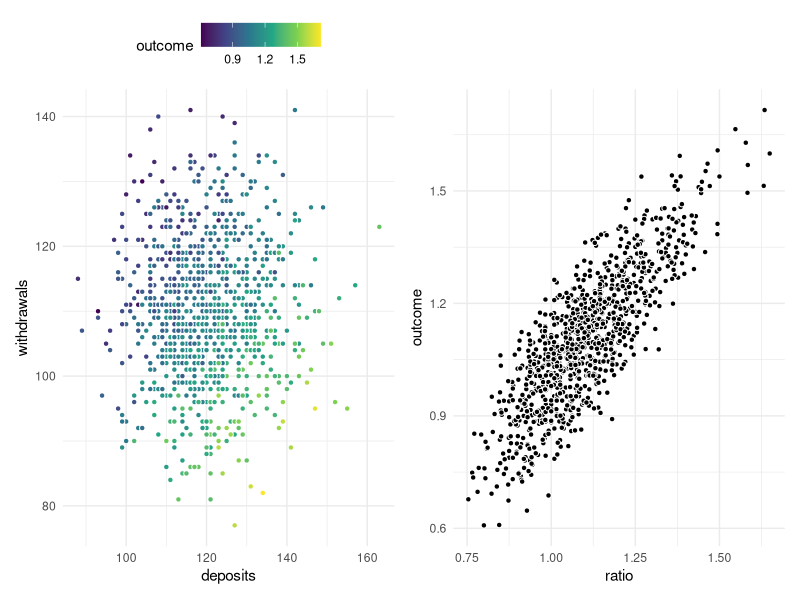
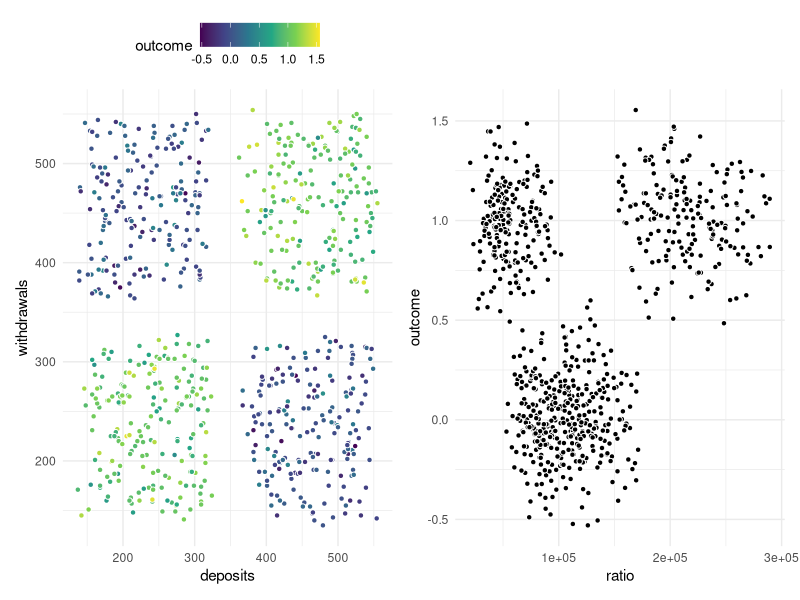

Write the R code that produced these figures, in order.
## ---- chunk 1
#| label: fig-numeric-ratios
#| echo: false
#| message: false
#| fig-cap: |
#|   Some relationships can be detangled using ratios.
#| fig-alt: |
#|   2 scatter charts. The left chart has points evenly scattered along the x (deposits) and y (withdrawals) axis. A color scale is used to indicate the outcome variable, which appears to have high values when deposits are high and withdrawals are low. The right chart shows the ratio of these two variables plotted along the x-axis and the outcome plotted along the y-axis. They appear to follow each other linearly with some noise.
set.seed(1234)
library(tidyverse)
library(patchwork)

ratio_data <- tibble(
  deposits = rpois(1000, 120),
  withdrawals = rpois(1000, 110)
) |>
  mutate(outcome = deposits / withdrawals + rnorm(1000, sd = 0.1)) 

g1 <- ratio_data |>
  ggplot(aes(deposits, withdrawals, fill = outcome)) +
  geom_point(shape = 21, color = "white") +
  scale_fill_viridis_c() +
  theme_minimal() +
  theme(legend.position = "top")

g2 <- ratio_data |>
  mutate(ratio = deposits / withdrawals) |>
  ggplot(aes(ratio, outcome)) +
  geom_point(shape = 21, fill = "black", color = "white") +
  theme_minimal()

g1 + g2
## ---- chunk 2
#| label: fig-numeric-crosses
#| echo: false
#| message: false
#| fig-cap: |
#|   Some relationships can be detangled using crosses.
#| fig-alt: |
#|   2 scatter charts. The left chart has points evenly scattered along the x (deposits) and y (withdrawals) axis. A color scale is used to indicate the outcome variable, which appears to have high values when deposits are high and withdrawals are low. The right chart shows the ratio of these two variables plotted along the x-axis and the outcome plotted along the y-axis. They appear to follow each other linearly with some noise.
set.seed(1234)
library(tidyverse)
library(patchwork)

ratio_data <- tibble(
  deposits = sample(seq(100, 500), 1000, TRUE),
  withdrawals = sample(seq(100, 500), 1000, TRUE)
) |>
  mutate(
    outcome = case_when(
      deposits > 300 & withdrawals > 300 ~ 1,
      deposits < 300 & withdrawals < 300 ~ 1,
      .default = 0
    ),
    outcome = outcome + rnorm(1000, sd = 0.2)
  ) |>
  filter(
    abs(withdrawals - 300) > 25,
    abs(deposits - 300) > 25
  ) |>
  mutate(
    deposits = deposits + rpois(n(), 45),
    withdrawals = withdrawals + rpois(n(), 45)
  )

g1 <- ratio_data |>
  ggplot(aes(deposits, withdrawals, fill = outcome)) +
  geom_point(shape = 21, color = "white") +
  scale_fill_viridis_c() +
  theme_minimal() +
  theme(legend.position = "top")

g2 <- ratio_data |>
  mutate(ratio = deposits * withdrawals) |>
  ggplot(aes(ratio, outcome)) +
  geom_point(shape = 21, fill = "black", color = "white") +
  theme_minimal()

g1 + g2
